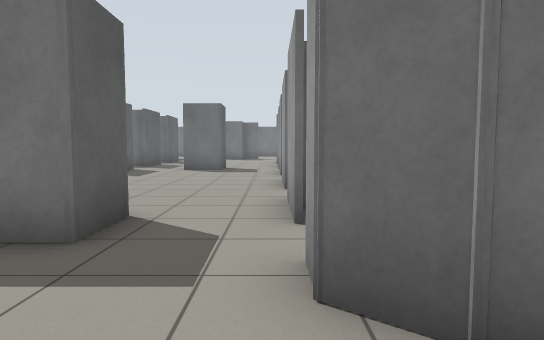
[1] (above)

24 first-person views from a walk through a robot-simulator world made for Gazebo. The camera is 0.94 m above the floor, tilts 4° down and sees 75° across. The floor is counted in squares, 1 m on a side. Each view is taken from the middle of a square. On the plan, view 1 faces up. The plan holds only what a view shows up to about 12 squares ahead; the rest is blank. The place goes on beyond the plan.

[2]
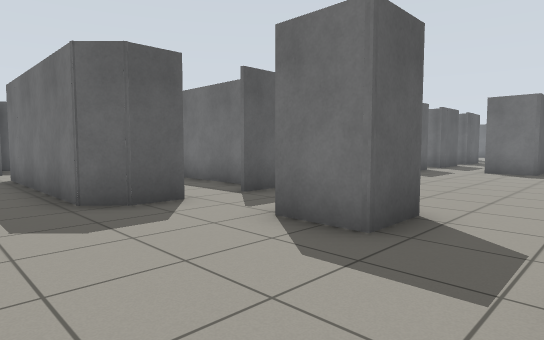

[3]
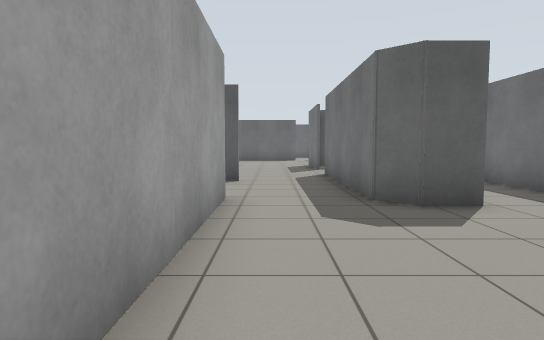

[4]
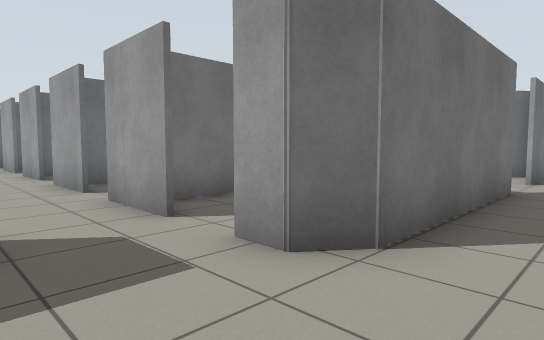

[5]
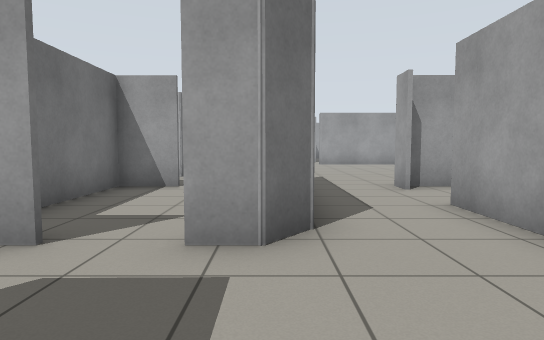

[6]
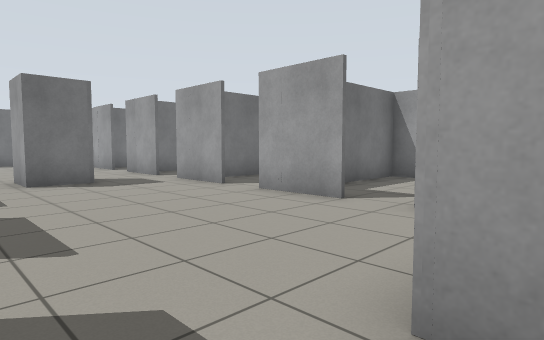

[7]
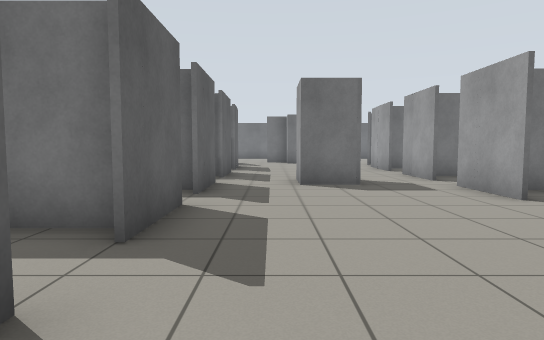

[8]
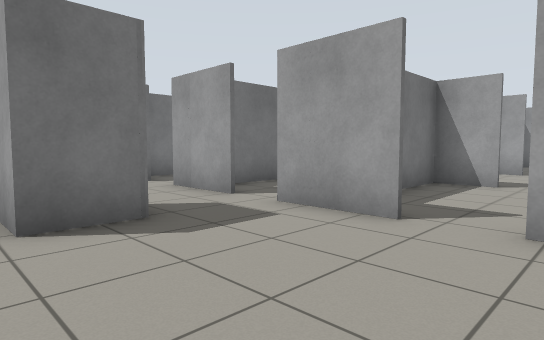

[9]
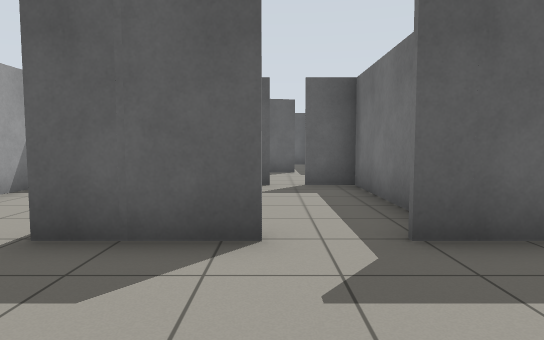

[10]
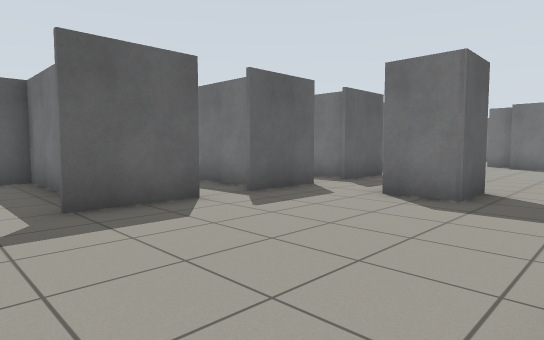

[11]
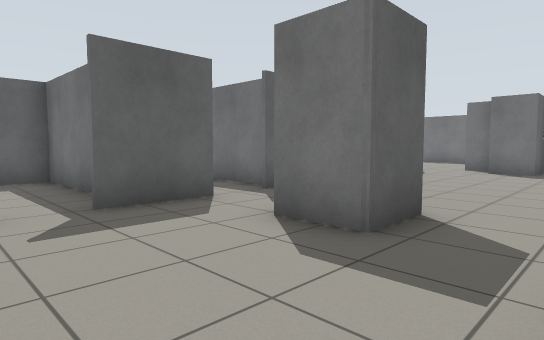

[12]
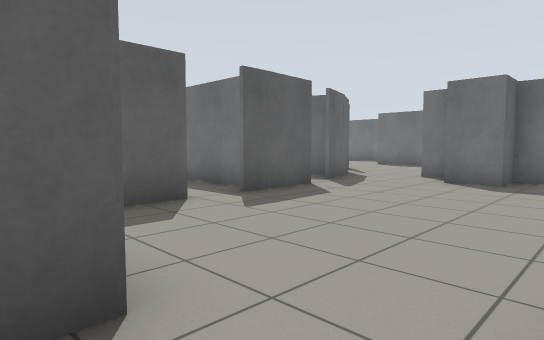

[13]
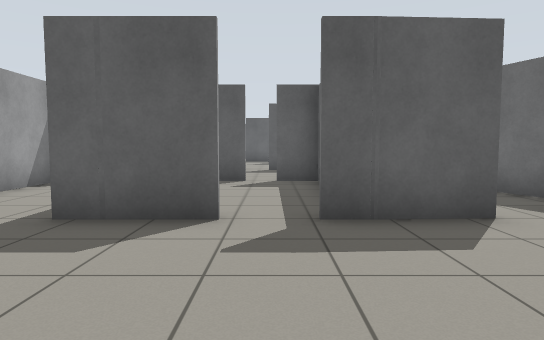

[14]
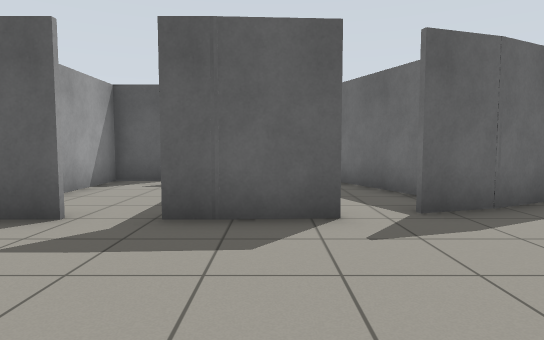

[15]
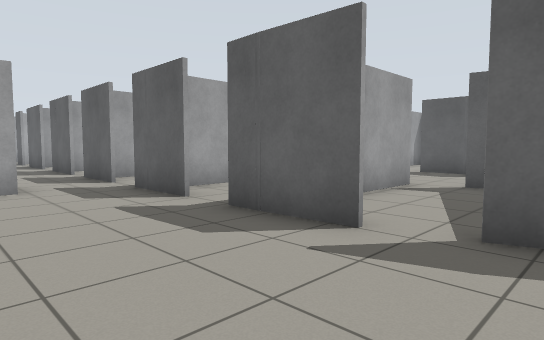

[16]
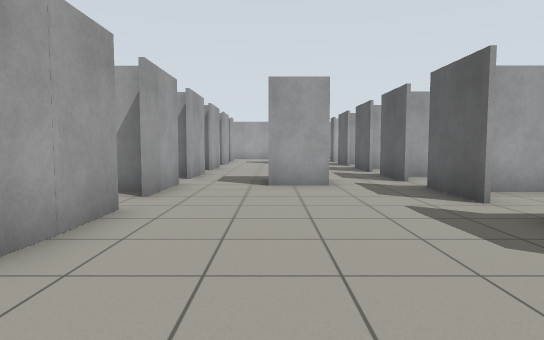

[17]
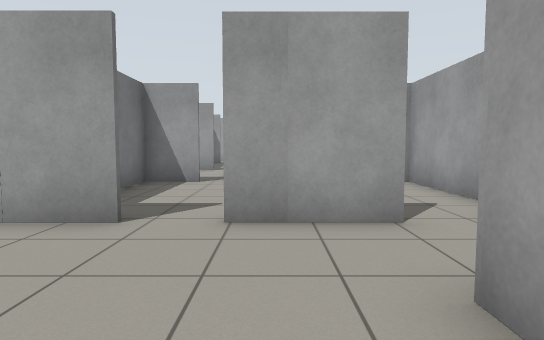

[18]
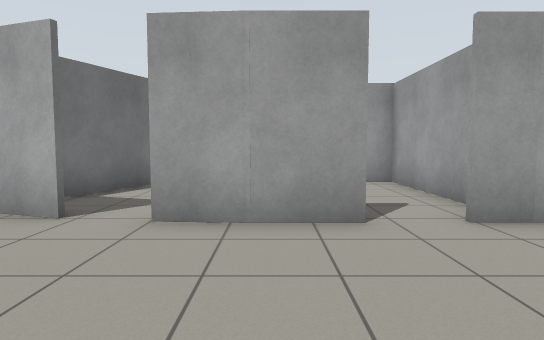

[19]
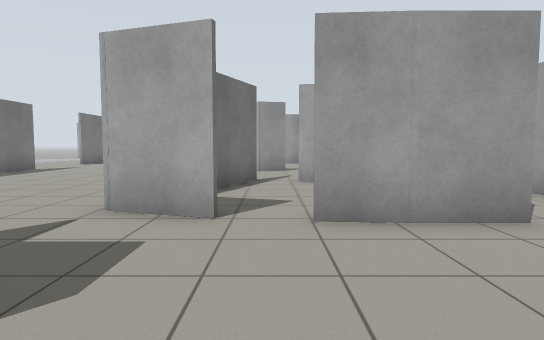

[20]
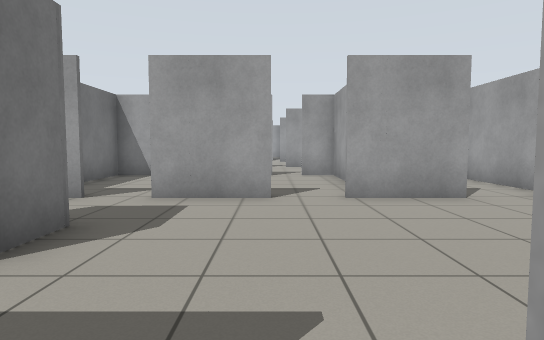

[21]
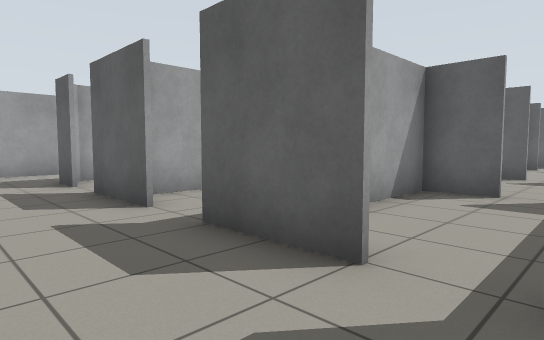

[22]
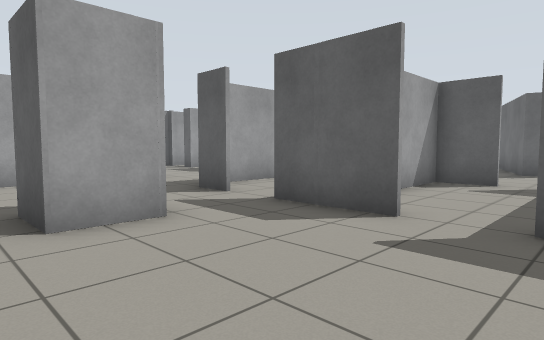

[23]
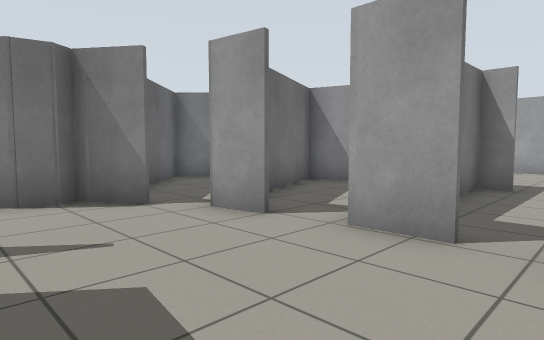

[24]
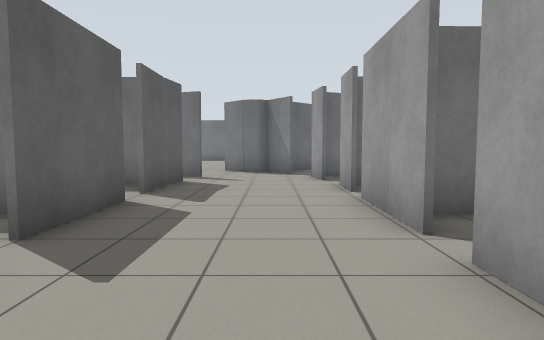

### Floor plan
Key: @ floor where view 1 was taken; # wall or solid block; x gap in a wall; . floor; T thing the floor can be seen under or through.
Columns run from 16 left of view 1 to 11 right of it. Each row starts with its distance up from view 1.
 24    ## .. #...##.....
 23   .##...###......###
 22  #...####.x......#.###
 21   ...#....x.............
 20   x.......# ....#....#..
 19  ##...######....######
 18  .#...x.........#....x.
 17  .....x....T.........x.
 16 ##....#####T....######
 15  #....#  .TT.##.#....#
 14  ...... ..TT.##.....
 13    ...# . #T....#....#
 12       #####T....######   #
 11   ...................x....
 10  .#...#....#.........x.
  9       ######....######
  8   x...x.........#....#
  7  ##...x.............
  6  #.   #..###....#... #
  5       ####.#....######
  4          ....##.x....x
  3         ...#....x...
  2   #..#######....#######..###
  1     ......................
  0     ............@.........
 -1     ...#..#########..#....
 -2                     .#  ..

Where each view was taken, in squares from view 1:
view 1: 0 up, 0 right, facing up
view 2: 0 up, 0 right, facing up-left
view 3: 0 up, 0 right, facing left
view 4: 0 up, 2 left, facing up-right
view 5: 2 up, 3 left, facing right
view 6: 4 up, 5 left, facing up-right
view 7: 5 up, 4 left, facing up
view 8: 9 up, 4 left, facing up-right
view 9: 7 up, 2 left, facing left
view 10: 7 up, 0 right, facing up-left
view 11: 10 up, 0 right, facing up-left
view 12: 14 up, 0 right, facing up-left
view 13: 18 up, 1 left, facing left
view 14: 20 up, 1 left, facing left
view 15: 23 up, 2 left, facing down-left
view 16: 23 up, 2 left, facing down
view 17: 16 up, 4 left, facing right
view 18: 19 up, 4 left, facing right
view 19: 21 up, 4 left, facing right
view 20: 11 up, 6 left, facing right
view 21: 12 up, 3 left, facing down-left
view 22: 9 up, 1 left, facing down-left
view 23: 17 up, 14 left, facing up-right
view 24: 11 up, 12 left, facing up
